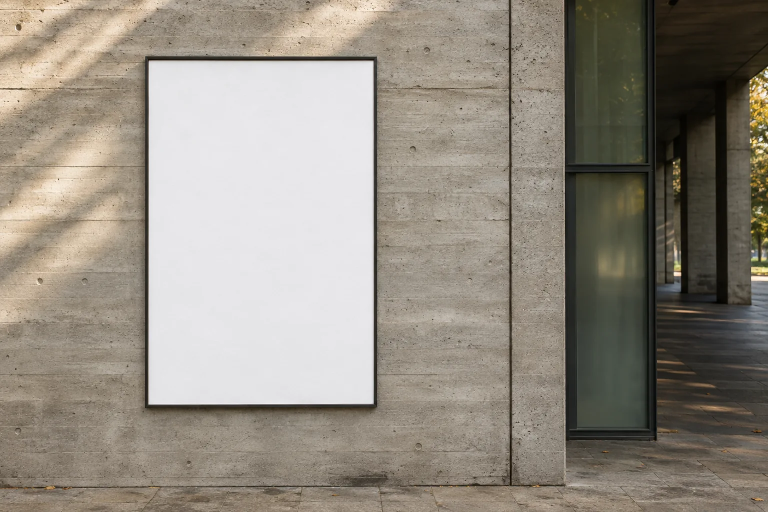
#> input picture brume/print/plates/gallery-wall-blank.webp, 1536 x 1024 px, given in place of campaign-poster.png, which was not available (shown at 1/2 size)
$ python build_mockups.py
#> lines starting #> are read from the running program, lines starting #| are printed output that depends on the picture; after the words box and inside, x2 and y2 are one past the last pixel; in counts of white or black regions, pixels touching at a corner belong together
"""Register BRUME's print artwork to its generated blank plates.

Run after build_print.py. Dependencies are Inkscape, Pillow and NumPy. Install
Barlow Condensed ExtraBold for Inkscape exports; SVGs also embed the face for browsers.
"""
from pathlib import Path
import subprocess
import tempfile
import numpy as np
from PIL import Image, ImageDraw

ROOT = Path(__file__).resolve().parent
PLATES = ROOT / 'plates'
MASTER = ROOT / 'svg'
DEST = ROOT / 'mockups'


def render(stem, width_mm, height_mm, px, folder):
    source = MASTER / (stem+'.svg')
    png = folder / (stem+'.png')
    subprocess.run(['inkscape',str(source),f'--export-filename={png}',f'--export-width={px}'],
                   check=True,stdout=subprocess.DEVNULL,stderr=subprocess.PIPE)
    with Image.open(png) as im:
        # Each printable master carries an extra three millimetres on all edges.
        scale_x,scale_y=im.width/(width_mm+6),im.height/(height_mm+6)
        bounds=(round(3*scale_x),round(3*scale_y),round((3+width_mm)*scale_x),round((3+height_mm)*scale_y))
        return im.convert('RGB').crop(bounds)


def homography(dest, src):
    rows, targets = [], []
    for (x,y),(u,v) in zip(dest,src):
        rows.extend(([x,y,1,0,0,0,-u*x,-u*y],[0,0,0,x,y,1,-v*x,-v*y]))
        targets.extend((u,v))
    return np.linalg.solve(np.array(rows),np.array(targets))


def print_layer(photo, plate, page, quad, sticker=False):
    # Apply real ink to the plate's own shadow and surface texture.
    q=np.array(quad,dtype=float)
    origin=np.floor(q.min(axis=0)).astype(int)-2
    end=np.ceil(q.max(axis=0)).astype(int)+3
    box=(*origin,*end)
    local=q-origin
    corners=((0,0),(page.width,0),(page.width,page.height),(0,page.height))
    coefficients=homography(local,corners)
    art=page.transform(tuple(end-origin),Image.Transform.PERSPECTIVE,coefficients,
                       Image.Resampling.BICUBIC,fillcolor=(255,255,255))
    base=np.asarray(plate.crop(box)).astype(np.float32)
    ink=np.asarray(art).astype(np.float32)/255
    if sticker:
        # A solid-colour paper label sits on top of the darker uncoated board.
        luminance=base @ np.array([.21,.72,.07])
        surface=np.clip(.9 + (luminance-np.median(luminance))*.0025, .66, 1.0)
        result=(ink*249+3)*surface[:,:,None]
    else:
        result=base*(.025+.975*ink)
    mask=Image.new('L',tuple((end-origin)*2))
    ImageDraw.Draw(mask).polygon([tuple(z*2) for z in local],fill=255)
    mask=mask.resize(tuple(end-origin),Image.Resampling.LANCZOS)
    photo.paste(Image.fromarray(np.uint8(np.clip(result,0,255))),tuple(origin),mask)


def surface_point(face, x, y):
    a,b,c,d=np.array(face)
    return tuple((a*(1-x)+b*x)*(1-y)+(d*(1-x)+c*x)*y)


def main():
    DEST.mkdir(exist_ok=True)
    with tempfile.TemporaryDirectory() as t:
        t=Path(t)
        poster=render('campaign-poster',700,1050,1250,t)
#> in render, im is the input picture: PIL image 1536x1024 RGB; mean R, G, B 147, 140, 128.9
        label=render('brume-label-plum-r03',100,150,650,t)
#> call 2 of render, with stem = 'brume-label-plum-r03', width_mm = 100, height_mm = 150, px = 650
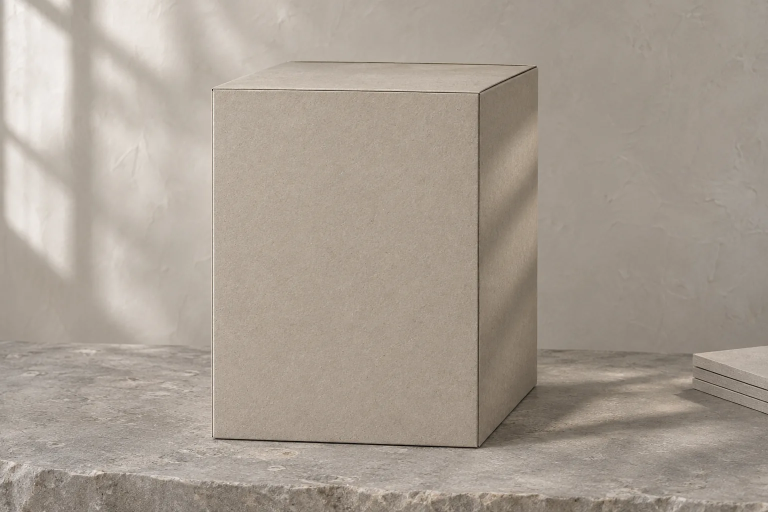
#> input picture brume/print/plates/carton-blank.webp, 1536 x 1024 px, given in place of brume-label-plum-r03.png, which was not available (shown at 1/2 size)
#> in render, im is the input picture: PIL image 1536x1024 RGB; mean R, G, B 168.1, 157.9, 146.5
        spread=render('brochure-inside',297,210,1960,t)
        wall=Image.open(PLATES/'gallery-wall-blank.webp').convert('RGB')
        scene=wall.copy()
        print_layer(scene,wall,poster,[(298,121),(746,121),(746,807),(298,808)])
#> in print_layer, `mask=Image.new('L',tuple((end-origin)*2))`: mask: PIL image 906x1384 L; every value is 0
#> in print_layer, `ImageDraw.Draw(mask).polygon([tuple(z*2) for z in local],fill=255)`:
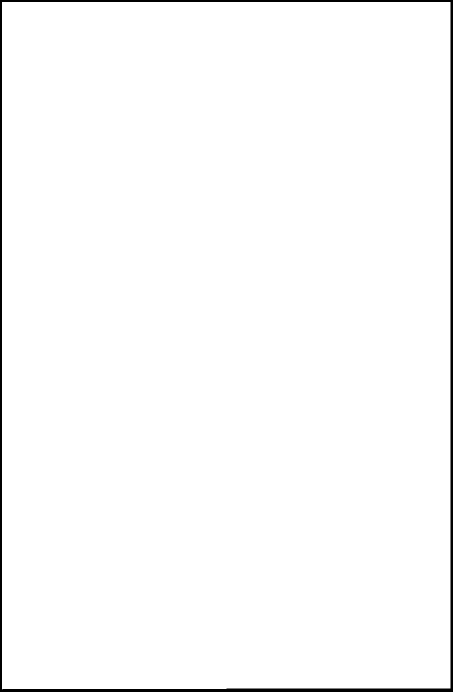
#> mask: PIL image 906x1384 L (shown at 1/2 size); 98.3% white; 1 black region, box (x1, y1, x2, y2) and area: (0, 0, 906, 1384) 21873
        scene.save(DEST/'gallery-wall.webp',quality=85,method=6)
        carton=Image.open(PLATES/'carton-blank.webp').convert('RGB')
        face=[(425,178),(959,186),(956,892),(426,873)]
        q=[surface_point(face,x,y) for x,y in [(70/240,.25),(170/240,.25),(170/240,.75),(70/240,.75)]]
        scene=carton.copy()
        print_layer(scene,carton,label,q,sticker=True)
#> in print_layer (call 2), `mask=Image.new('L',tuple((end-origin)*2))`: mask: PIL image 456x724 L; every value is 0
#> in print_layer (call 2), `ImageDraw.Draw(mask).polygon([tuple(z*2) for z in local],fill=255)`: mask: PIL image 456x724 L; 94.2% white; 1 black region, box (x1, y1, x2, y2) and area: (0, 0, 456, 724) 19098
        scene.save(DEST/'carton.webp',quality=85,method=6)
        paper=Image.open(PLATES/'open-brochure-blank.webp').convert('RGB')
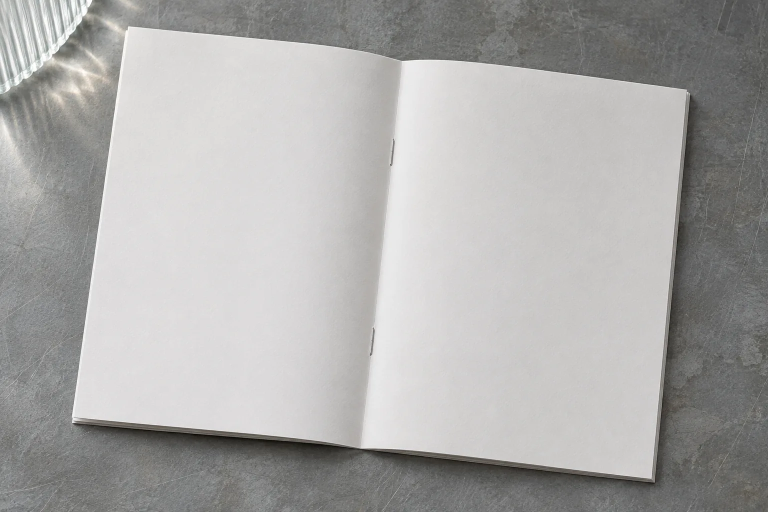
#> input picture brume/print/plates/open-brochure-blank.webp, 1536 x 1024 px (shown at 1/2 size)
#> paper is the input picture: PIL image 1536x1024 RGB; mean R, G, B 171.4, 170.5, 169.2
        # Divide the fold near its centre so the design shares the photographed curvature.
        # Text stays editable in the native flat; only this placement is rasterised.
        strips=[(0,(256,53),(144,836)),(.25,(530,82),(430,866)),
                (.45,(750,106),(661,889)),(.5,(803,122),(721,897)),
                (.56,(871,119),(791,904)),(.76,(1100,141),(1025,928)),(1,(1373,180),(1303,957))]
        scene=paper.copy()
        for (s,top,bot),(e,top2,bot2) in zip(strips,strips[1:]):
            page=spread.crop((round(s*spread.width),0,round(e*spread.width),spread.height))
            print_layer(scene,paper,page,[top,top2,bot2,bot])
#> this loop made 6 passes
#> pass 1, in main, `page=spread.crop((round(s*spread.width),0,round(e*spread.width),spread..`:
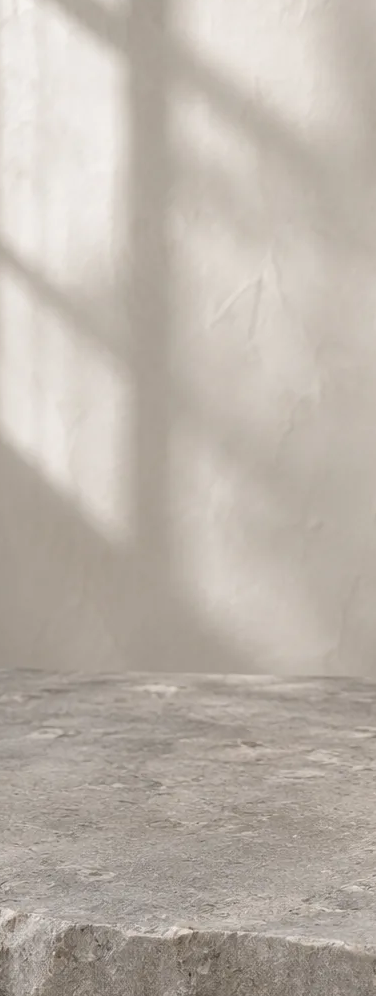
#> page: PIL image 376x996 RGB; mean R, G, B 187.5, 179.1, 170.2
#> pass 1, in print_layer (call 3), `art=page.transform(tuple(end-origin),Image.Transform.PERSPECTIVE,coeff..`:
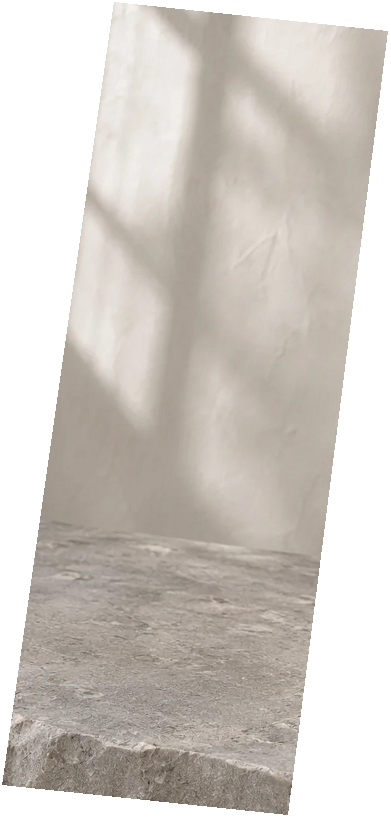
#> art: PIL image 391x818 RGB; mean R, G, B 207.2, 201.4, 195.2
#> pass 1, in print_layer (call 3), `base=np.asarray(plate.crop(box)).astype(np.float32)`:
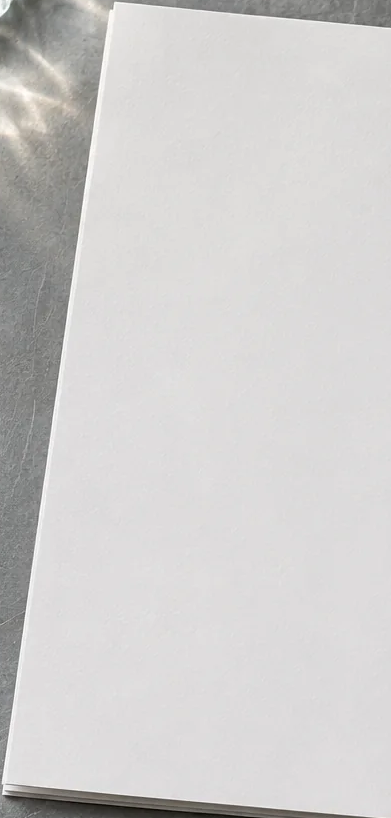
#> base: shape (818, 391, 3) float32; mean R, G, B 207.7, 205.7, 205
#> after the loop:
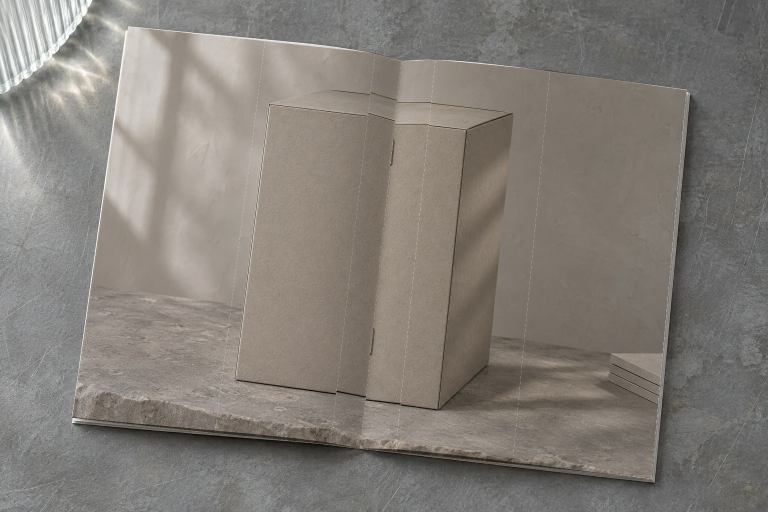
#> scene: PIL image 1536x1024 RGB (shown at 1/2 size); mean R, G, B 131.2, 125.9, 119.6
        scene.save(DEST/'open-brochure.webp',quality=85,method=6)


if __name__=='__main__':
    main()
